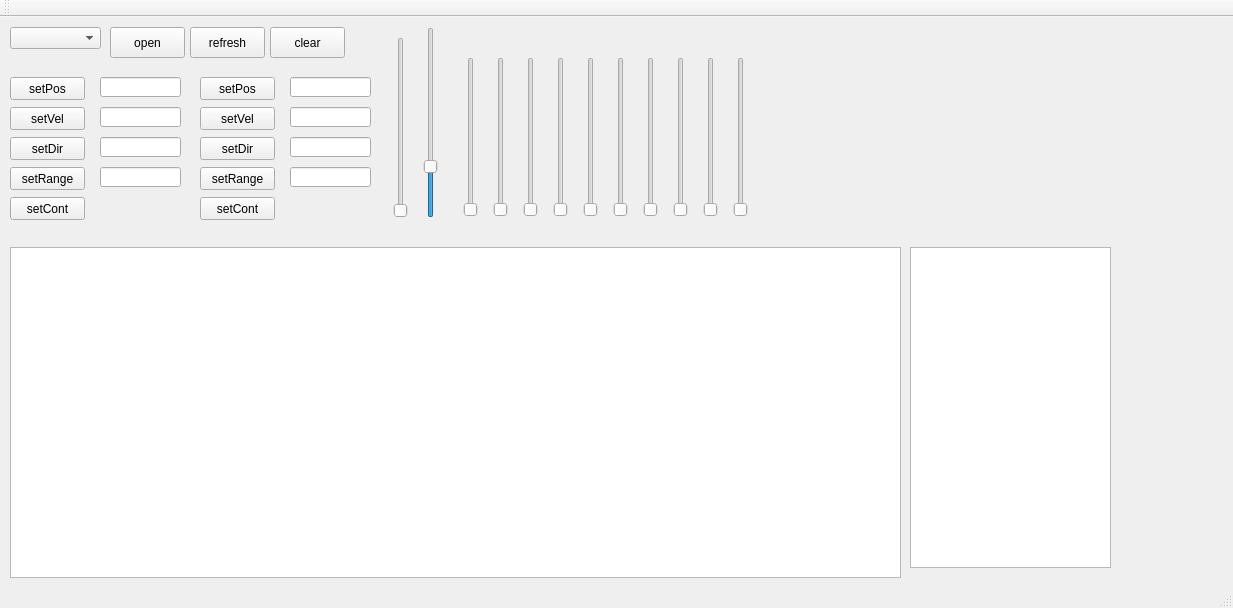
<?xml version="1.0" encoding="UTF-8"?>
<ui version="4.0">
 <class>MainWindow</class>
 <widget class="QMainWindow" name="MainWindow">
  <property name="geometry">
   <rect>
    <x>0</x>
    <y>0</y>
    <width>1233</width>
    <height>608</height>
   </rect>
  </property>
  <property name="windowTitle">
   <string>MainWindow</string>
  </property>
  <widget class="QWidget" name="centralWidget">
   <widget class="QPushButton" name="butPos">
    <property name="geometry">
     <rect>
      <x>10</x>
      <y>60</y>
      <width>75</width>
      <height>23</height>
     </rect>
    </property>
    <property name="text">
     <string>setPos</string>
    </property>
   </widget>
   <widget class="QPushButton" name="pushButtonComOpen">
    <property name="geometry">
     <rect>
      <x>110</x>
      <y>10</y>
      <width>75</width>
      <height>31</height>
     </rect>
    </property>
    <property name="text">
     <string>open</string>
    </property>
   </widget>
   <widget class="QLineEdit" name="lineEditPos">
    <property name="geometry">
     <rect>
      <x>100</x>
      <y>60</y>
      <width>81</width>
      <height>20</height>
     </rect>
    </property>
   </widget>
   <widget class="QPushButton" name="pushButton">
    <property name="geometry">
     <rect>
      <x>10</x>
      <y>90</y>
      <width>75</width>
      <height>23</height>
     </rect>
    </property>
    <property name="text">
     <string>setVel</string>
    </property>
   </widget>
   <widget class="QLineEdit" name="lineEditVel">
    <property name="geometry">
     <rect>
      <x>100</x>
      <y>90</y>
      <width>81</width>
      <height>20</height>
     </rect>
    </property>
   </widget>
   <widget class="QPushButton" name="pushButtonSetRange">
    <property name="geometry">
     <rect>
      <x>10</x>
      <y>150</y>
      <width>75</width>
      <height>23</height>
     </rect>
    </property>
    <property name="text">
     <string>setRange</string>
    </property>
   </widget>
   <widget class="QPushButton" name="pushButtonDir">
    <property name="geometry">
     <rect>
      <x>10</x>
      <y>120</y>
      <width>75</width>
      <height>23</height>
     </rect>
    </property>
    <property name="text">
     <string>setDir</string>
    </property>
   </widget>
   <widget class="QLineEdit" name="lineEditDir">
    <property name="geometry">
     <rect>
      <x>100</x>
      <y>120</y>
      <width>81</width>
      <height>20</height>
     </rect>
    </property>
   </widget>
   <widget class="QLineEdit" name="lineEditRange3">
    <property name="geometry">
     <rect>
      <x>100</x>
      <y>150</y>
      <width>81</width>
      <height>20</height>
     </rect>
    </property>
   </widget>
   <widget class="QPushButton" name="pushButtonSetCont">
    <property name="geometry">
     <rect>
      <x>10</x>
      <y>180</y>
      <width>75</width>
      <height>23</height>
     </rect>
    </property>
    <property name="text">
     <string>setCont</string>
    </property>
   </widget>
   <widget class="QPushButton" name="pushButtonSetCont_2">
    <property name="geometry">
     <rect>
      <x>200</x>
      <y>180</y>
      <width>75</width>
      <height>23</height>
     </rect>
    </property>
    <property name="text">
     <string>setCont</string>
    </property>
   </widget>
   <widget class="QPushButton" name="pushButtonSetRange_2">
    <property name="geometry">
     <rect>
      <x>200</x>
      <y>150</y>
      <width>75</width>
      <height>23</height>
     </rect>
    </property>
    <property name="text">
     <string>setRange</string>
    </property>
   </widget>
   <widget class="QLineEdit" name="lineEditVel_2">
    <property name="geometry">
     <rect>
      <x>290</x>
      <y>90</y>
      <width>81</width>
      <height>20</height>
     </rect>
    </property>
   </widget>
   <widget class="QLineEdit" name="lineEditRange3_2">
    <property name="geometry">
     <rect>
      <x>290</x>
      <y>150</y>
      <width>81</width>
      <height>20</height>
     </rect>
    </property>
   </widget>
   <widget class="QPushButton" name="pushButton_2">
    <property name="geometry">
     <rect>
      <x>200</x>
      <y>90</y>
      <width>75</width>
      <height>23</height>
     </rect>
    </property>
    <property name="text">
     <string>setVel</string>
    </property>
   </widget>
   <widget class="QLineEdit" name="lineEditPos_2">
    <property name="geometry">
     <rect>
      <x>290</x>
      <y>60</y>
      <width>81</width>
      <height>20</height>
     </rect>
    </property>
   </widget>
   <widget class="QPushButton" name="pushButtonDir_2">
    <property name="geometry">
     <rect>
      <x>200</x>
      <y>120</y>
      <width>75</width>
      <height>23</height>
     </rect>
    </property>
    <property name="text">
     <string>setDir</string>
    </property>
   </widget>
   <widget class="QLineEdit" name="lineEditDir_2">
    <property name="geometry">
     <rect>
      <x>290</x>
      <y>120</y>
      <width>81</width>
      <height>20</height>
     </rect>
    </property>
   </widget>
   <widget class="QPushButton" name="butPos_2">
    <property name="geometry">
     <rect>
      <x>200</x>
      <y>60</y>
      <width>75</width>
      <height>23</height>
     </rect>
    </property>
    <property name="text">
     <string>setPos</string>
    </property>
   </widget>
   <widget class="QSlider" name="verticalSlider">
    <property name="geometry">
     <rect>
      <x>390</x>
      <y>20</y>
      <width>22</width>
      <height>181</height>
     </rect>
    </property>
    <property name="maximum">
     <number>1000</number>
    </property>
    <property name="value">
     <number>0</number>
    </property>
    <property name="orientation">
     <enum>Qt::Vertical</enum>
    </property>
   </widget>
   <widget class="QSlider" name="verticalSlider_2">
    <property name="geometry">
     <rect>
      <x>420</x>
      <y>10</y>
      <width>22</width>
      <height>191</height>
     </rect>
    </property>
    <property name="maximum">
     <number>3999</number>
    </property>
    <property name="value">
     <number>1000</number>
    </property>
    <property name="orientation">
     <enum>Qt::Vertical</enum>
    </property>
   </widget>
   <widget class="QComboBox" name="comComboBox">
    <property name="geometry">
     <rect>
      <x>10</x>
      <y>10</y>
      <width>91</width>
      <height>22</height>
     </rect>
    </property>
   </widget>
   <widget class="QPlainTextEdit" name="plainTextEdit">
    <property name="geometry">
     <rect>
      <x>10</x>
      <y>230</y>
      <width>891</width>
      <height>331</height>
     </rect>
    </property>
    <property name="readOnly">
     <bool>true</bool>
    </property>
   </widget>
   <widget class="QPlainTextEdit" name="plainTextUDP">
    <property name="geometry">
     <rect>
      <x>910</x>
      <y>230</y>
      <width>201</width>
      <height>321</height>
     </rect>
    </property>
    <property name="readOnly">
     <bool>true</bool>
    </property>
   </widget>
   <widget class="QSlider" name="verticalMotorPos1">
    <property name="geometry">
     <rect>
      <x>460</x>
      <y>40</y>
      <width>22</width>
      <height>160</height>
     </rect>
    </property>
    <property name="maximum">
     <number>1000</number>
    </property>
    <property name="orientation">
     <enum>Qt::Vertical</enum>
    </property>
   </widget>
   <widget class="QSlider" name="verticalMotorPos2">
    <property name="geometry">
     <rect>
      <x>490</x>
      <y>40</y>
      <width>22</width>
      <height>160</height>
     </rect>
    </property>
    <property name="maximum">
     <number>1000</number>
    </property>
    <property name="orientation">
     <enum>Qt::Vertical</enum>
    </property>
   </widget>
   <widget class="QSlider" name="verticalMotorPos3">
    <property name="geometry">
     <rect>
      <x>520</x>
      <y>40</y>
      <width>22</width>
      <height>160</height>
     </rect>
    </property>
    <property name="maximum">
     <number>1000</number>
    </property>
    <property name="orientation">
     <enum>Qt::Vertical</enum>
    </property>
   </widget>
   <widget class="QSlider" name="verticalMotorPos4">
    <property name="geometry">
     <rect>
      <x>550</x>
      <y>40</y>
      <width>22</width>
      <height>160</height>
     </rect>
    </property>
    <property name="maximum">
     <number>1000</number>
    </property>
    <property name="orientation">
     <enum>Qt::Vertical</enum>
    </property>
   </widget>
   <widget class="QSlider" name="verticalMotorPos5">
    <property name="geometry">
     <rect>
      <x>580</x>
      <y>40</y>
      <width>22</width>
      <height>160</height>
     </rect>
    </property>
    <property name="maximum">
     <number>1000</number>
    </property>
    <property name="orientation">
     <enum>Qt::Vertical</enum>
    </property>
   </widget>
   <widget class="QSlider" name="verticalMotorPos6">
    <property name="geometry">
     <rect>
      <x>610</x>
      <y>40</y>
      <width>22</width>
      <height>160</height>
     </rect>
    </property>
    <property name="maximum">
     <number>1000</number>
    </property>
    <property name="orientation">
     <enum>Qt::Vertical</enum>
    </property>
   </widget>
   <widget class="QSlider" name="verticalMotorPos7">
    <property name="geometry">
     <rect>
      <x>640</x>
      <y>40</y>
      <width>22</width>
      <height>160</height>
     </rect>
    </property>
    <property name="maximum">
     <number>1000</number>
    </property>
    <property name="orientation">
     <enum>Qt::Vertical</enum>
    </property>
   </widget>
   <widget class="QSlider" name="verticalMotorPos8">
    <property name="geometry">
     <rect>
      <x>670</x>
      <y>40</y>
      <width>22</width>
      <height>160</height>
     </rect>
    </property>
    <property name="maximum">
     <number>1000</number>
    </property>
    <property name="orientation">
     <enum>Qt::Vertical</enum>
    </property>
   </widget>
   <widget class="QSlider" name="verticalMotorPos9">
    <property name="geometry">
     <rect>
      <x>700</x>
      <y>40</y>
      <width>22</width>
      <height>160</height>
     </rect>
    </property>
    <property name="maximum">
     <number>1000</number>
    </property>
    <property name="orientation">
     <enum>Qt::Vertical</enum>
    </property>
   </widget>
   <widget class="QSlider" name="verticalMotorPos10">
    <property name="geometry">
     <rect>
      <x>730</x>
      <y>40</y>
      <width>22</width>
      <height>160</height>
     </rect>
    </property>
    <property name="maximum">
     <number>1000</number>
    </property>
    <property name="orientation">
     <enum>Qt::Vertical</enum>
    </property>
   </widget>
   <widget class="QPushButton" name="pushButton_refreshCom">
    <property name="geometry">
     <rect>
      <x>190</x>
      <y>10</y>
      <width>75</width>
      <height>31</height>
     </rect>
    </property>
    <property name="text">
     <string>refresh</string>
    </property>
   </widget>
   <widget class="QPushButton" name="pushButtonClear">
    <property name="geometry">
     <rect>
      <x>270</x>
      <y>10</y>
      <width>75</width>
      <height>31</height>
     </rect>
    </property>
    <property name="text">
     <string>clear</string>
    </property>
   </widget>
  </widget>
  <widget class="QMenuBar" name="menuBar">
   <property name="geometry">
    <rect>
     <x>0</x>
     <y>0</y>
     <width>1233</width>
     <height>21</height>
    </rect>
   </property>
  </widget>
  <widget class="QToolBar" name="mainToolBar">
   <attribute name="toolBarArea">
    <enum>TopToolBarArea</enum>
   </attribute>
   <attribute name="toolBarBreak">
    <bool>false</bool>
   </attribute>
  </widget>
  <widget class="QStatusBar" name="statusBar"/>
 </widget>
 <layoutdefault spacing="6" margin="11"/>
 <resources/>
 <connections/>
</ui>
